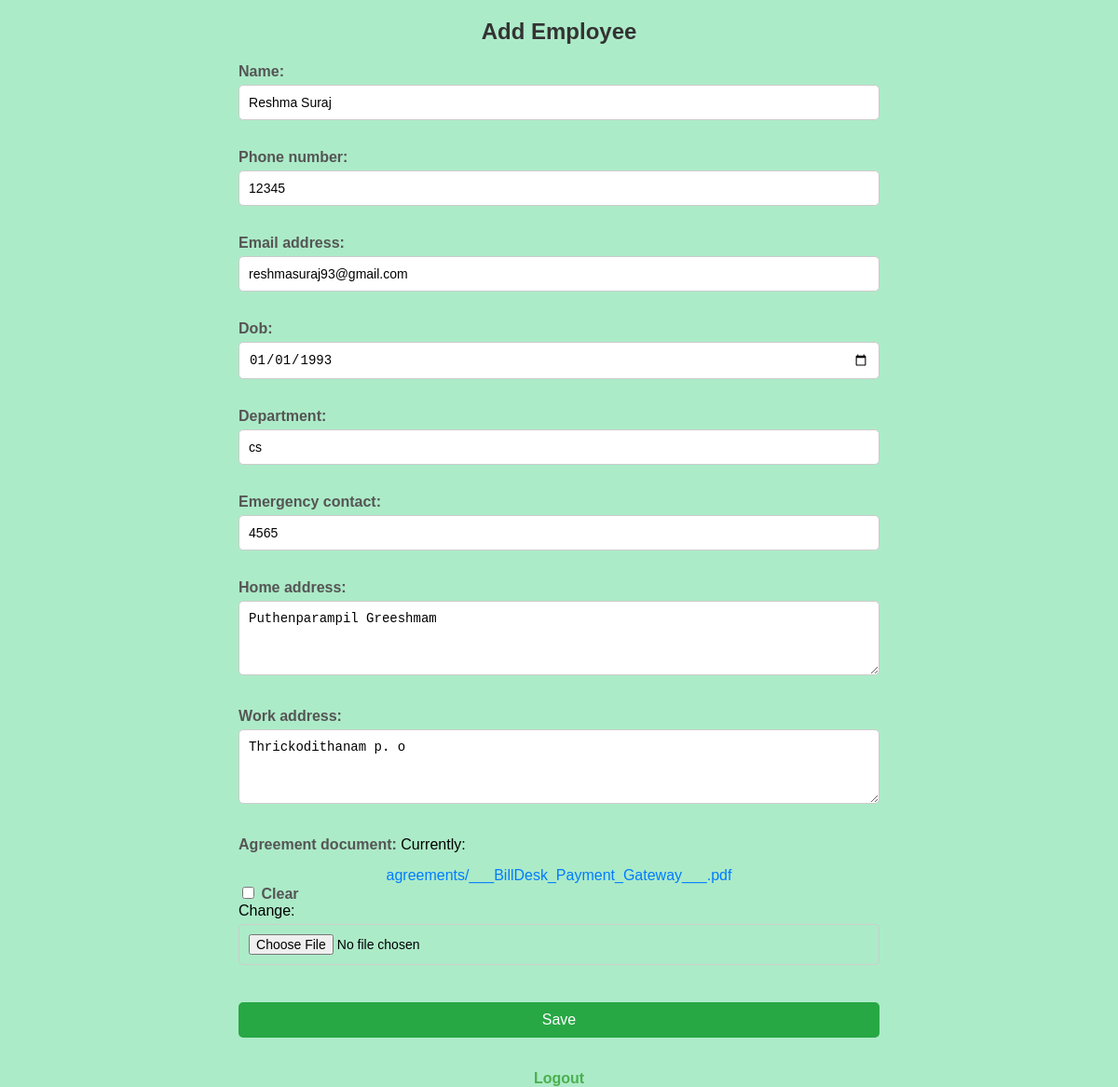
The app's page /update/1/ with its own data.
### directory/models.py (models this page shows, shortened)
class Employee(models.Model):
    name = models.CharField(max_length=100)
    phone_number = models.CharField(max_length=15)
    email_address = models.EmailField()
    dob = models.DateField()
    department = models.CharField(max_length=100)
    emergency_contact = models.CharField(max_length=15)
    home_address = models.TextField()
    work_address = models.TextField()
    agreement_document = models.FileField(upload_to='agreements/', blank=True, null=True)
    additional_document = models.FileField(upload_to='documents/', blank=True, null=True)

### directory/views.py (the view)
# urls.py: path('update/<int:pk>/', views.employee_update, name='employee_update'),
def employee_update(request, pk):
    employee = get_object_or_404(Employee, pk=pk)
    if request.method == 'POST':
        form = EmployeeForm(request.POST, request.FILES, instance=employee)  # Include request.FILES here
        if form.is_valid():
            form.save()
            return redirect('employee_list')
    else:
        form = EmployeeForm(instance=employee)
    return render(request, 'directory/add_employee.html', {'form': form})

### directory/forms.py
class EmployeeForm(forms.ModelForm):
    class Meta:
        model = Employee
        fields = [
            'name', 'phone_number', 'email_address', 'dob',
            'department', 'emergency_contact', 'home_address',
            'work_address', 'agreement_document'
        ]
        widgets = {
            'dob': forms.DateInput(attrs={'type': 'date'}),
        }

### templates/directory/add_employee.html (shortened to what this page needs)
<!DOCTYPE html>
<html lang="en">
<head>
</head>
<body>
    <form method="post" enctype="multipart/form-data">
         <h2>Add Employee</h2>
        {{ form.as_p }}
        <button type="submit">Save</button>
        <div class="footer-links">
            <a href="{% url 'logout' %}" class="logout-link">Logout</a>
        </div>
    </form>
</body>
</html>

### templates/directory/add_employee.html (style rules this page uses)
body { background: #acebc8; font-family: Arial, sans-serif; margin: 0; padding: 0; display: flex; justify-content: center; align-items: center; min-height: 100vh; box-sizing: border-box; }
h2 { color: #333; text-align: center; margin-bottom: 20px; font-size: 24px; }
form p { margin-bottom: 15px; }
label { font-weight: bold; color: #555; }
input[type="text"], input[type="email"], input[type="password"], input[type="file"], select, textarea, input[type="date"] { width: 100%; padding: 10px; margin-top: 5px; margin-bottom: 15px; border: 1px solid #ccc; border-radius: 5px; font-size: 14px; box-sizing: border-box; }
textarea { height: 80px; resize: vertical; }
button { background-color: #28a745; color: #fff; border: none; border-radius: 5px; padding: 10px; cursor: pointer; font-size: 16px; width: 100%; margin-top: 10px; transition: background-color 0.3s; }
a { display: inline-block; margin-top: 15px; color: #007bff; text-decoration: none; transition: color 0.3s; text-align: center; width: 100%; }
.footer-links { display: flex; justify-content: center; gap: 15px; margin-top: 20px; }
.footer-links a { color: #4CAF50; text-decoration: none; font-weight: bold; }

### records on screen
Employee: name "Reshma Suraj", phone_number "12345", email_address "reshmasuraj93@gmail.com", dob "01/01/1993", department "cs", emergency_contact "4565", home_address "Puthenparampil Greeshmam", work_address "Thrickodithanam p. o"
